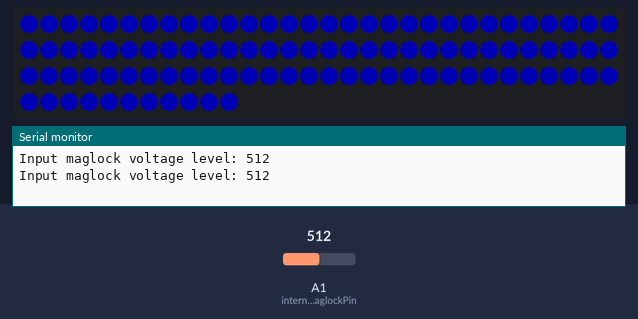
The sketch below on a simulated Arduino Uno, built with avr-gcc and run on an emulated ATmega328P. On the bench: 101 RGB LEDs in strip order, left to right, continuing on the next row, the last lines printed to the serial monitor. The test bench sets the inputs (shaded band); at power-on: A1 (internalMaglockPin) = 512. Dim RGB values are drawn brighter than linear.

Above: at 3.82 s.
4.1 s: A1 (internalMaglockPin) set to 54
8.2 s: A1 (internalMaglockPin) set to 46
At 10.24 s:
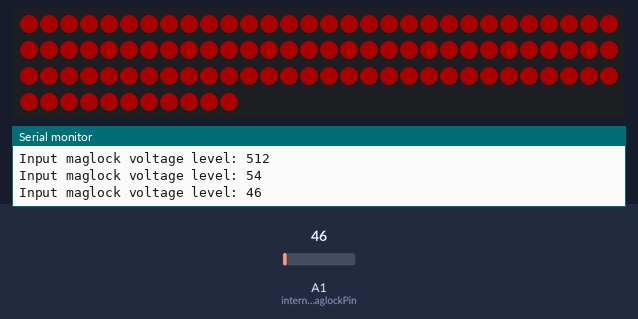
12.5 s: A1 (internalMaglockPin) set to 122
At 13.29 s:
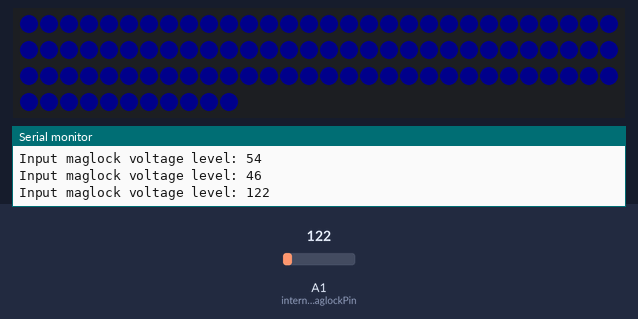

Measured:
- the behaviour switches between 51 and 50 on A1 (internalMaglockPin) (found by bisection; images 0 and 1)
- after the input at 8.2 s, the LEDs: first differ from a run without the input after 1.9 s (image 1)
- after the input at 12.5 s, the LEDs: first differ from a run without the input after 0.64 s (image 2)

The sketch:

Maglock_Test.ino
```cpp
// Test to check that the Maglock in the suitcase works.
// Locked(external 12v on): lights red \ Unlocked(external 12v off): Lights Blue
// Before running make sure all wires are correctly connected & internal 12V power supply is on.


#include <FastLED.h>

#define NUM_LEDS 101
#define DATA_PIN 9
CRGB leds[NUM_LEDS];

const int internalMaglockPin = A1;
int internalMaglockValue = 1023;
int state = 0;

void pulseLights(int red, int green, int blue);


void setup() {
  Serial.begin(9600);
  // pinMode(analogPin, INPUT);
  FastLED.addLeds<NEOPIXEL, DATA_PIN>(leds, NUM_LEDS);
}

void loop() {
  switch (state) {
    case 0:  // Wait for maglock
      internalMaglockValue = analogRead(internalMaglockPin);
      Serial.print("Input maglock voltage level: ");
      Serial.println(internalMaglockValue);
      if (internalMaglockValue <= 50) {
        // FastLED.setBrightness(50);
        pulseLights(255, 0, 0);  // Red pulse
      } else {
        pulseLights(0, 0, 255);  // Blue pulse
      }
      break;
  }
}

void pulseLights(int red, int green, int blue) {
  float r, g, b;

  // fade in
  for (int i = 0; i <= 255; i++) {
    r = (i / 256.0) * red;
    g = (i / 256.0) * green;
    b = (i / 256.0) * blue;
    fill_solid(leds, NUM_LEDS, CRGB((int)r, (int)g, (int)b));
    FastLED.show();
    delay(2);
  }

  // fade out
  for (int i = 255; i >= 0; i--) {
    r = (i / 256.0) * red;
    g = (i / 256.0) * green;
    b = (i / 256.0) * blue;
    fill_solid(leds, NUM_LEDS, CRGB((int)r, (int)g, (int)b));
    FastLED.show();
    delay(2);
  }
}
```
